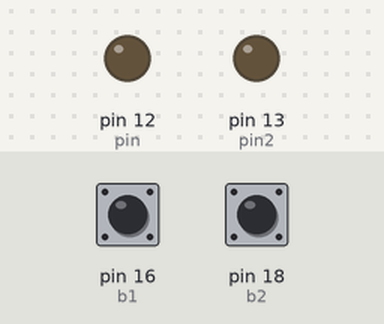
Recording of a program running on a simulated MicroPython board. Shown: output pins drawn as LEDs (lit = HIGH). Dashed ring = blinking. Inputs (shaded band) come from the test bench; at power-on: pin 16 (b1) HIGH, pin 18 (b2) HIGH.

Above: at 1.2 s.
1.3 s: pin 16 (b1) pulled LOW for 1 s
At 2.4 s:
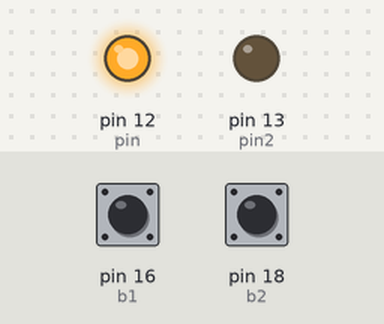
3.8 s: pin 18 (b2) pulled LOW for 3.2 s
At 7.3 s:
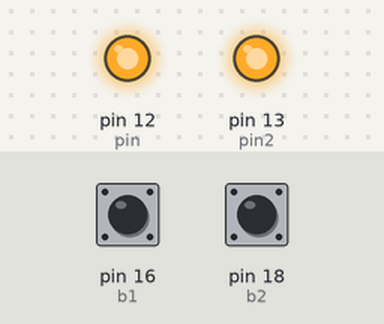
8.5 s: pin 16 (b1) pulled LOW for 0.35 s
At 9.8 s:
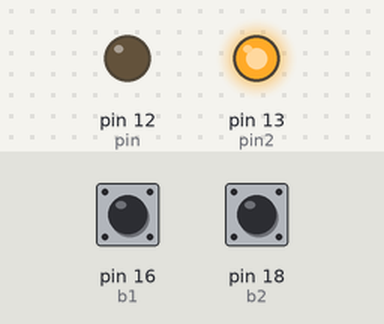
10.3 s: pin 16 (b1) pulled LOW for 3.2 s
At 10.65 s:
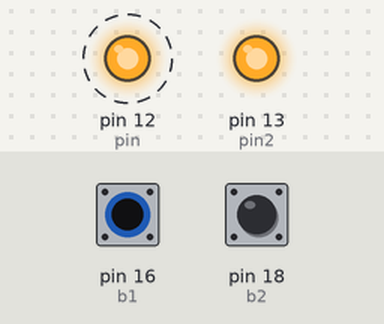
Timing chart, 0 to 14.7 s (numbered marks = the images above; inputs shaded):
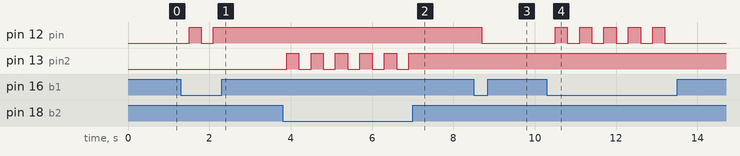

The program:

two_button_led_toggle.py
```python
from machine import Pin
import time

pin = Pin(12, Pin.OUT)
pin2 = Pin(13, Pin.OUT)

b1 = Pin(16, Pin.IN, Pin.PULL_UP)
b2 = Pin(18, Pin.IN, Pin.PULL_UP)

while True:
    if b1.value() == 0:
        pin.toggle()
    if b2.value() == 0:
        pin2.toggle()
    time.sleep_ms(300)
```

Measured:
- after the input at 1.3 s, pin 12 (pin): LOW → HIGH after 0.20 s, → LOW 0.30 s later, → HIGH 0.30 s later
- after the input at 3.8 s, pin 13 (pin2): alternates HIGH for 0.30 s and LOW for 0.30 s, 11 changes in all, then stays HIGH, starting after 0.10 s
- after the input at 8.5 s, pin 12 (pin): HIGH → LOW after 0.20 s
- after the input at 10.3 s, pin 12 (pin): alternates HIGH for 0.30 s and LOW for 0.30 s, 10 changes in all, then stays LOW, starting after 0.20 s
